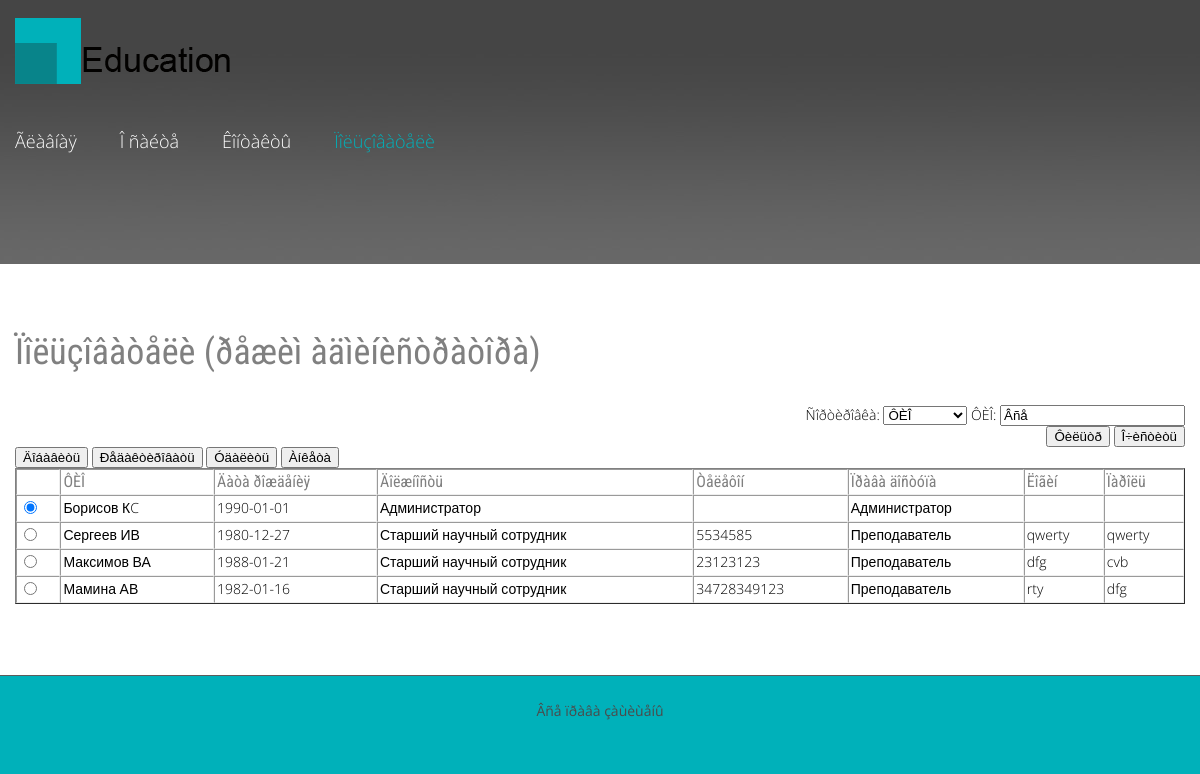
The app's page /plan/user.php with its own data.
### tables this page shows
CREATE TABLE `user` (
  `iduser` int(11) NOT NULL,
  `login` varchar(40) DEFAULT NULL,
  `parol` varchar(40) DEFAULT NULL,
  `permission` varchar(40) DEFAULT NULL,
  `user` varchar(40) DEFAULT NULL,
  `degree` varchar(40) DEFAULT NULL,
  `post` varchar(40) DEFAULT NULL,
  `experience` varchar(40) DEFAULT NULL,
  `datebirth` date DEFAULT NULL,
  `file` varchar(40) DEFAULT NULL,
  `address` varchar(40) DEFAULT NULL,
  `family` varchar(40) DEFAULT NULL,
  `phone` varchar(40) DEFAULT NULL,
  `mail` varchar(40) DEFAULT NULL,
  `idchair` int(11) NOT NULL
);

### plan/user.php (the view, shortened to what this page needs)
<!DOCTYPE html>
<html lang="en">
<head>
<link rel="stylesheet" href="css/contact-form.css">
<link rel="stylesheet" href="css/style.css">
</head>
<body>
<header>
  <div class="container">
    <div class="row">
      <div class="grid_12 rel">
        <h1>
          <a href="index.php">
            <img src="images/logo.png" alt="Logo alt">
          </a>
        </h1>
      </div>
    </div>
  </div>
  <section id="stuck_container">
    <div class="container">
      <div class="row">
        <div class="grid_12 ">
          <div class="navigation ">
            <nav>
              <ul class="sf-menu">
               <li><a href="index.php">Ãëàâíàÿ</a></li>
               <li><a href="about.php">Î ñàéòå</a></li>
               <li><a href="contacts.php">Êîíòàêòû</a></li>
               <li class="current"><a href="user.php">Ïîëüçîâàòåëè</a></li>
             </ul>
            </nav>
          </div>
        </div>
     </div>
    </div>
  </section>
</header>
<section id="content"><div class="ic"></div>
  <div class="container">
    <div class="row">
      <div class="grid_12">
        <h3>Ïîëüçîâàòåëè (ðåæèì àäìèíèñòðàòîðà)</h3>
      </div>
      <div class="grid_12">
 <form name="form2"  method="post"  >
   <?
		$filter=$_GET["filter"];
		$sort=$_GET["sort"];
if ($filter==1)
{
$value1 = $_POST['FilterValue1'];
$s="SELECT user.* FROM user where  user" ;
if ($value1!="Âñå")
$s=$s." LIKE '%$value1"."%'  ";
else
$s=$s."=user ";
}
else
		 $s="SELECT user.* FROM user";
		 $r=mysql_query($s);
	 ?>
     		<div align="right">
Ñîðòèðîâêà:
				<select name="sortname"  style="height:22; width:auto" onChange="this.form.action='user.php?sort=1&filter=<? echo $filter;?>'; this.form.submit();" >
					<option value="user"  <? if ($fieldsort=="user") {?> selected="selected" <? }?>>ÔÈÎ </option>
			  </select>
ÔÈÎ:
				<input   name="FilterValue1"  onFocus="if (this.value=='Âñå') this.value=''"  value="<? if ($filter==1) echo "$value1"; else echo("Âñå"); ?>" onBlur="checkFilterValue1()"  type="text">
				<br>
				<input  type="button"  name="button1"  onclick="this.form.action='user.php?filter=1&sort=<? echo $sort;?>'; this.form.submit();"   value="Ôèëüòð">
				<input  type="button"  name="button2"  onclick="this.form.action='user.php?filter=0&sort=<? echo $sort;?>'; this.form.submit();"   value="Î÷èñòèòü">
           <br>
          </div>
<input  type="button"  name="button4"   onclick="this.form.action='upduser.php?upd=0&step=1'; this.form.submit();" value="Äîáàâèòü">
<input  type="button"  name="button" <? if (mysql_num_rows($r)==0) {?>    disabled="disabled"<? }?>  onclick="this.form.action='upduser.php?upd=1&step=1'; this.form.submit();" value="Ðåäàêòèðîâàòü">
<input  type="button"  name="button" <? if (mysql_num_rows($r)==0) {?>    disabled="disabled"<? }?>  onclick="qwest=window.confirm('Âû äåñòâèòåëüíî õîòèòå óäàëèòü çàïèñü?');  if (qwest) {this.form.action='deluser.php'; this.form.submit();}" value="Óäàëèòü">
<input  type="button"  name="button" <? if (mysql_num_rows($r)==0) {?>    disabled="disabled"<? }?>  onclick="this.form.action='profile.php?step=1'; this.form.submit();" value="Àíêåòà">
<table WIDTH=100% border="1" cellspacing=0 cellpadding=2  >
									<tr >
		<td ><font color=white>&nbsp;</font></td>
		<td><h1>ÔÈÎ</h1></td>
		<td><h1>Äàòà ðîæäåíèÿ</h1></td>
		<td><h1>Äîëæíîñòü</h1></td>
		<td><h1>Òåëåôîí</h1></td>
		<td><h1>Ïðàâà äîñòóïà</h1></td>
		<td><h1>Ëîãèí</h1></td>
		<td><h1>Ïàðîëü</h1></td>
		</tr>
      <?
			for ($i=0;$i<mysql_num_rows($r);$i++)
			  {
				$f=mysql_fetch_array($r);
				echo "<tr>";
	if ($i==0)
    echo "<td><input type=radio checked=checked name=Arr[] value=".$f["iduser"]."> </td>";
	else
    echo "<td><input type=radio name=Arr[] value=".$f["iduser"]."> </td>";
				echo "
				<td> $f[user]</td>
				<td> $f[datebirth]</td>
				<td> $f[post]</td>
				<td> $f[phone]</td>
				<td> $f[permission]</td>
				<td> $f[login]</td>
				<td> $f[parol]</td>
				";
				echo "</tr>";
			  }
		?>
  </table>
</form>
      </div>
    </div>
  </div>
</section>
<footer id="footer">
  <div class="container" align="center">
    <div class="row">
      <div class="grid_12">
        <div class="copyright"><a href="#">Âñå ïðàâà çàùèùåíû</a>
        </div>
    </div>
  </div>
  </div>
</footer>
</body>
</html>

### plan/css/style.css (style rules this page uses)
.navigation { z-index: 999; position: relative; padding: 35px 0; }
.navigation .sf-menu { z-index: 990; text-align: center; position: relative; }
.navigation nav { position: relative; padding: 0; }
.sf-menu > li { float: left; font-weight: 300; position: relative; font-size: 18px; line-height: 22px; }
.sf-menu > li + li { margin-left: 43px; }
.sf-menu > li + li:after { content: ''; background: url(../images/menu_sep.png) 0 0 no-repeat; height: 5px; width: 5px; position: absolute; left: -20px; top: 10px; }
.sf-menu > li > a { position: relative; color: #ffffff; text-align: center; }
.sf-menu > li.sfHover > a, .sf-menu > li.current > a, .sf-menu > li > a:hover { color: #00b1ba; }
#stuck_container { -webkit-transition: all 0.4s ease; -moz-transition: all 0.4s ease; -ms-transition: all 0.4s ease; -o-transition: all 0.4s ease; transition: all 0.4s ease; z-index: 998 !important; }
html { width: 100%; }
body { position: relative; background: #00b1ba; color: #000000; font: 300 14px/20px 'Open Sans', sans-serif; }
input, img { max-width: 100%; }
h1, h2, h3, h4, h5, h8 { font-weight: 400; font-size: 16px; color: grey; font-family: 'Roboto Condensed', sans-serif; }
h3 { font-size: 36px; line-height: 72px; padding-top: 52px; margin-bottom: 17px; }
ul { padding: 0; margin: 0; list-style: none; }
a { text-decoration: none; color: inherit; outline: none; -webkit-transition: 0.5s ease; transition: 0.5s ease; }
.rel { position: relative; }
header { color: #e6e5e5; display: block; position: relative; z-index: 999; padding: 18px 0 77px; background: url(../images/slide.jpg) center 0 no-repeat; }
header .rel { z-index: 999; }
header h1 { text-align: center; z-index: 999; float: left; margin-bottom: 10px; }
header h1 a { display: block; overflow: hidden; font-size: 0; line-height: 0; -webkit-transition: 0s ease; transition: 0s ease; }
#content { background-color: #fff; padding-bottom: 71px; }
#footer { padding: 25px 0; border-top: 1px solid #5c5c5c; }
#footer .copyright { font-weight: normal; color: #4b4a4a; }

### plan/css/grid.css (style rules this page uses)
html, body, div, span, applet, object, iframe, h1, h2, h3, h4, h5, h6, p, blockquote, pre, a, abbr, acronym, address, big, cite, code, del, dfn, em, img, ins, kbd, q, s, samp, small, strike, strong, sub, sup, tt, var, b, u, i, center, dl, dt, dd, ol, ul, li, fieldset, form, label, legend, caption, tbody, tfoot, thead, article, aside, canvas, details, embed, figure, figcaption, footer, header, hgroup, menu, nav, output, ruby, section, summary, time, mark, audio, video { margin: 0; padding: 0; border: 0; font-size: 100%; font: inherit; vertical-align: top; }
article, aside, details, figcaption, figure, footer, header, hgroup, menu, nav, section { display: block; }
body { line-height: 1; }
ol, ul { list-style: none; }
.row { margin-left: -30px; *zoom: 1; }
.row:before, .row:after { display: table; content: ""; line-height: 0; }
.row:after { clear: both; }
[class*="grid_"] { float: left; min-height: 1px; margin-left: 30px; }
.container { width: 1170px; }
.grid_12 { width: 1170px; }
.container { margin-right: auto; margin-left: auto; *zoom: 1; }
.container:before, .container:after { display: table; content: ""; line-height: 0; }
.container:after { clear: both; }

### records on screen
user: user "Борисов КC", datebirth "1990-01-01", post "Администратор", permission "Администратор"
user: user "Сергеев ИВ", datebirth "1980-12-27", post "Старший научный сотрудник", phone "5534585", permission "Преподаватель", login "qwerty", parol "qwerty"
user: user "Максимов ВА", datebirth "1988-01-21", post "Старший научный сотрудник", phone "23123123", permission "Преподаватель", login "dfg", parol "cvb"
user: user "Мамина АВ", datebirth "1982-01-16", post "Старший научный сотрудник", phone "34728349123", permission "Преподаватель", login "rty", parol "dfg"
